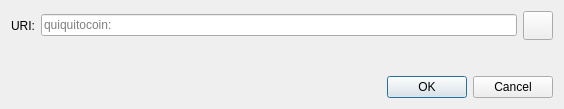
<?xml version="1.0" encoding="UTF-8"?>
<ui version="4.0">
 <class>OpenURIDialog</class>
 <widget class="QDialog" name="OpenURIDialog">
  <property name="geometry">
   <rect>
    <x>0</x>
    <y>0</y>
    <width>564</width>
    <height>109</height>
   </rect>
  </property>
  <property name="windowTitle">
   <string>Open quiquitocoin URI</string>
  </property>
  <layout class="QVBoxLayout" name="verticalLayout">
   <item>
    <layout class="QHBoxLayout" name="horizontalLayout">
     <item>
      <widget class="QLabel" name="label">
       <property name="text">
        <string>URI:</string>
       </property>
      </widget>
     </item>
     <item>
      <widget class="QValidatedLineEdit" name="uriEdit">
       <property name="placeholderText">
        <string notr="true">quiquitocoin:</string>
       </property>
      </widget>
     </item>
     <item>
      <widget class="QToolButton" name="pasteButton">
       <property name="toolTip">
        <string extracomment="Tooltip text for button that allows you to paste an address that is in your clipboard.">Paste address from clipboard</string>
       </property>
       <property name="text">
        <string/>
       </property>
       <property name="icon">
        <iconset resource="../quiquitocoin.qrc">
         <normaloff>:/icons/editpaste</normaloff>:/icons/editpaste
        </iconset>
       </property>
       <property name="iconSize">
        <size>
         <width>22</width>
         <height>22</height>
        </size>
       </property>
      </widget>
     </item>
    </layout>
   </item>
   <item>
    <spacer name="verticalSpacer">
     <property name="orientation">
      <enum>Qt::Vertical</enum>
     </property>
     <property name="sizeHint" stdset="0">
      <size>
       <width>20</width>
       <height>40</height>
      </size>
     </property>
    </spacer>
   </item>
   <item>
    <widget class="QDialogButtonBox" name="buttonBox">
     <property name="orientation">
      <enum>Qt::Horizontal</enum>
     </property>
     <property name="standardButtons">
      <set>QDialogButtonBox::Cancel|QDialogButtonBox::Ok</set>
     </property>
    </widget>
   </item>
  </layout>
 </widget>
 <customwidgets>
  <customwidget>
   <class>QValidatedLineEdit</class>
   <extends>QLineEdit</extends>
   <header>qt/qvalidatedlineedit.h</header>
  </customwidget>
 </customwidgets>
 <resources/>
 <connections>
  <connection>
   <sender>buttonBox</sender>
   <signal>accepted()</signal>
   <receiver>OpenURIDialog</receiver>
   <slot>accept()</slot>
   <hints>
    <hint type="sourcelabel">
     <x>248</x>
     <y>254</y>
    </hint>
    <hint type="destinationlabel">
     <x>157</x>
     <y>274</y>
    </hint>
   </hints>
  </connection>
  <connection>
   <sender>buttonBox</sender>
   <signal>rejected()</signal>
   <receiver>OpenURIDialog</receiver>
   <slot>reject()</slot>
   <hints>
    <hint type="sourcelabel">
     <x>316</x>
     <y>260</y>
    </hint>
    <hint type="destinationlabel">
     <x>286</x>
     <y>274</y>
    </hint>
   </hints>
  </connection>
 </connections>
</ui>
